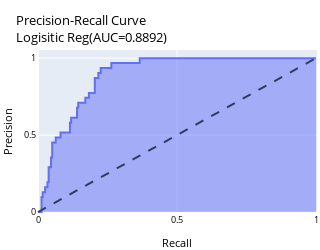

Notebook source saved alongside this figure:
### Code cell
C = model_selection(X, y, X_train, X_test, y_train, y_test)

### Figure 1 — Plotly figure (JSON) as saved in the notebook; plotly's stock layout.template omitted (floating-point values rounded to 4 significant figures)
{"data": [{"hovertemplate": "Recall=%{x}<br>Precision=%{y}<extra></extra>", "legendgroup": "", "line": {"color": "#636efa"}, "mode": "lines", "name": "", "orientation": "v", "showlegend": false, "stackgroup": "1", "type": "scatter", "x": [0, 0.004255, 0.01277, 0.01277, 0.01702, 0.01702, 0.02553, 0.02553, 0.03404, 0.03404, 0.0383, 0.0383, 0.04681, 0.04681, 0.05106, 0.05106, 0.06383, 0.06383, 0.08085, 0.08085, 0.1149, 0.1149, 0.1191, 0.1191, 0.1404, 0.1404, 0.1447, 0.1447, 0.1702, 0.1702, 0.183, 0.183, 0.2043, 0.2043, 0.217, 0.217, 0.2255, 0.2255, 0.2638, 0.2638, 0.366, 0.366, 1], "xaxis": "x", "y": [0, 0, 0, 0.09677, 0.09677, 0.129, 0.129, 0.1613, 0.1613, 0.1935, 0.1935, 0.2903, 0.2903, 0.3548, 0.3548, 0.4516, 0.4516, 0.4839, 0.4839, 0.5161, 0.5161, 0.5806, 0.5806, 0.6129, 0.6129, 0.6774, 0.6774, 0.7097, 0.7097, 0.7419, 0.7419, 0.7742, 0.7742, 0.871, 0.871, 0.9032, 0.9032, 0.9355, 0.9355, 0.9677, 0.9677, 1, 1], "yaxis": "y"}], "layout": {"font": {"color": "Black", "size": 9}, "height": 250, "legend": {"tracegroupgap": 0}, "margin": {"b": 1, "l": 1, "pad": 0, "r": 1, "t": 50}, "shapes": [{"line": {"dash": "dash"}, "type": "line", "x0": 0, "x1": 1, "y0": 0, "y1": 1}], "title": {"text": "Precision-Recall Curve<br>Logisitic Reg(AUC=0.8892)"}, "width": 250, "xaxis": {"anchor": "y", "autorange": true, "constrain": "domain", "domain": [0, 1], "range": [-0.004808, 1.005], "title": {"text": "Recall"}, "type": "linear"}, "yaxis": {"anchor": "x", "automargin": true, "autorange": true, "domain": [0, 1], "range": [-0.00646, 1.053], "title": {"text": "Precision"}, "type": "linear"}}}
